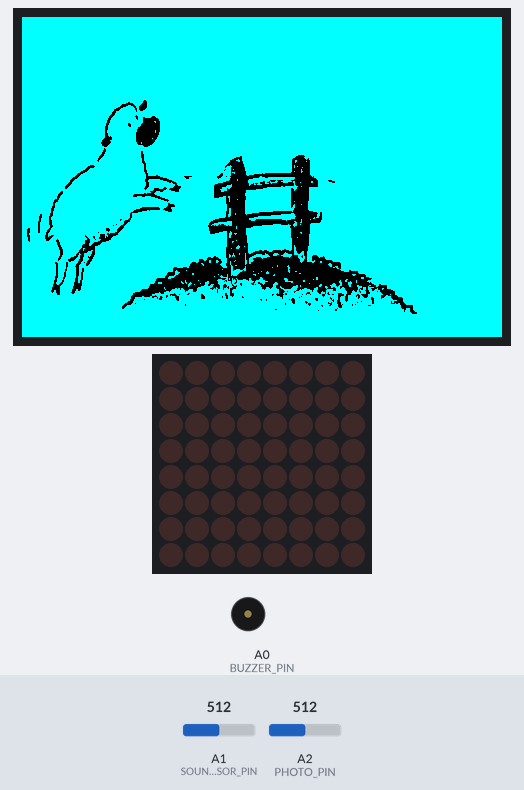
Simulated run of this program. Board: Arduino Mega 2560, built with avr-gcc and run on an emulated ATmega2560. On the bench: 480×320 colour display, 8×8 LED matrix, buzzer (waves = sounding). The inputs (shaded band) are chosen by the test bench; at power-on: A2 (PHOTO_PIN) = 512, A1 (SOUND_SENSOR_PIN) = 512.

Above: at 0.9 s.
7.2 s: A2 (PHOTO_PIN) set to 208
8.7 s: A2 (PHOTO_PIN) set to 191
At 9.0 s:
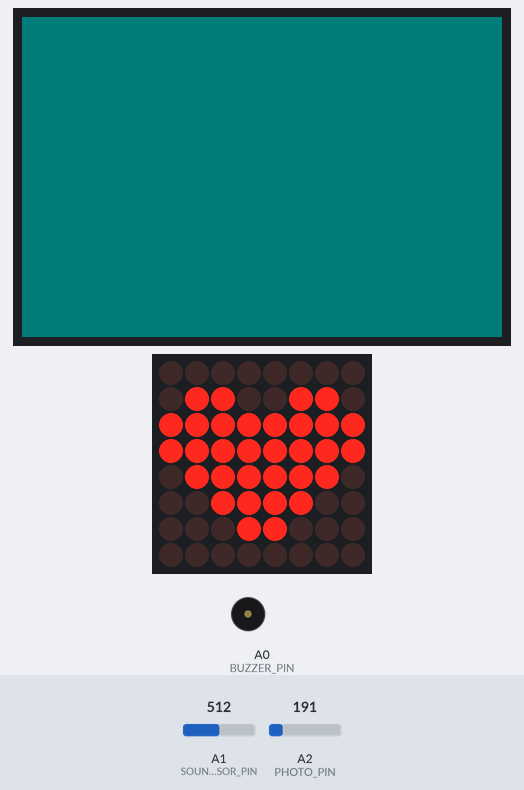
At 9.36 s:
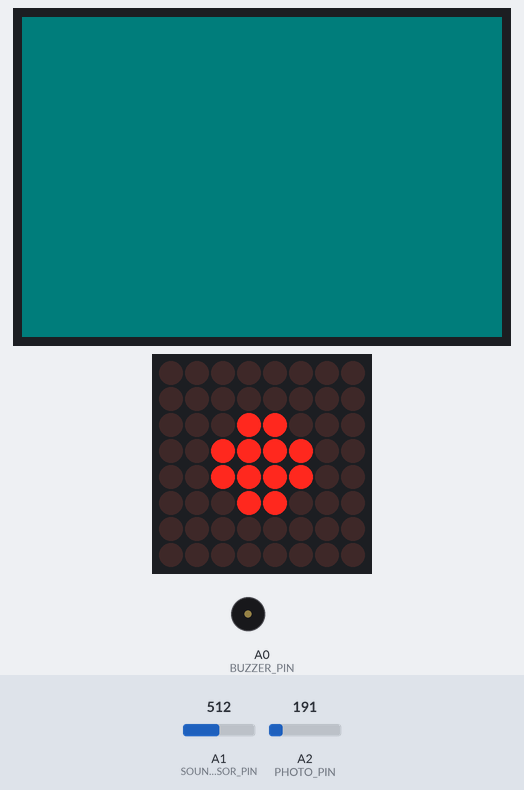
10.6 s: A2 (PHOTO_PIN) set to 210
At 13.5 s:
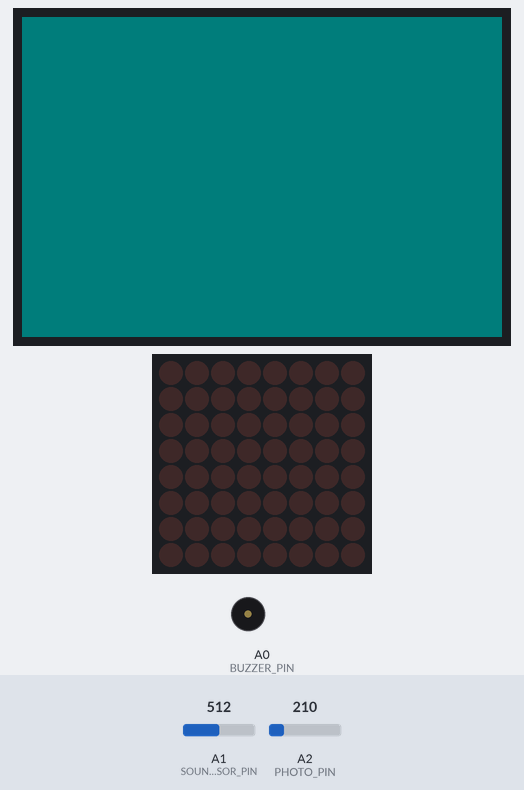
13.6 s: A1 (SOUND_SENSOR_PIN) set to 986
15.1 s: A1 (SOUND_SENSOR_PIN) set to 1018
17.5 s: A2 (PHOTO_PIN) set to 190
At 19.7 s:
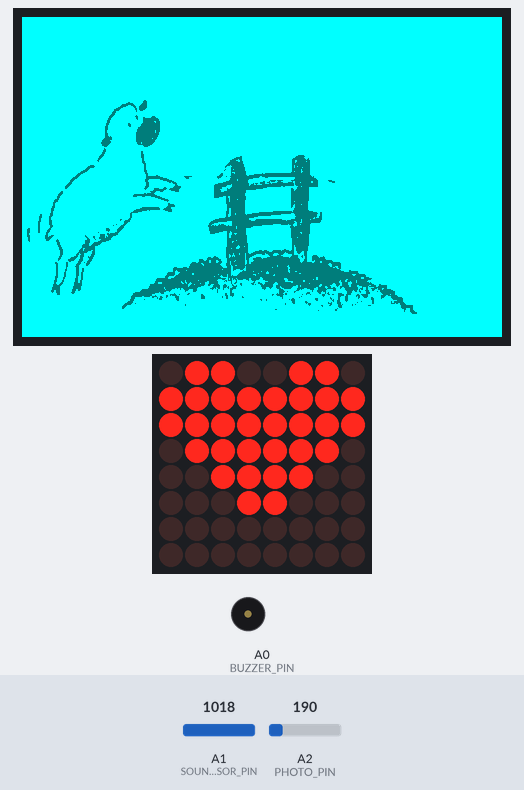
Timing chart, 0 to 21.2 s (numbered marks = the images above; inputs shaded):
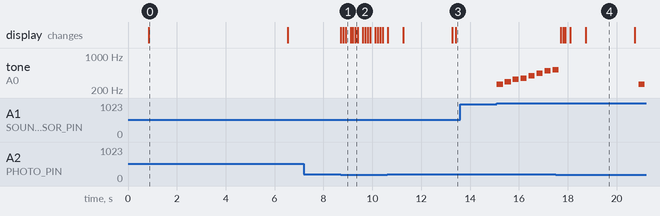

The program:

main.cpp
```cpp
#include <Arduino.h>
#include "TFT_HX8357.h"
#include <TFT_HX8357.h>
#include "images.h"
#include <LedControl.h>

// Definirea pinilor pentru LedControl (Matricea de LED-uri)
#define DIN_PIN 12
#define CLK_PIN 11
#define CS_PIN 10

// Definirea pinilor pentru senzorul de sunet și buzzer
#define SOUND_SENSOR_PIN A1
#define BUZZER_PIN A0

// Definim instanțele pentru TFT și LedControl

TFT_HX8357 tft = TFT_HX8357(); // Configurăm TFT
LedControl lc = LedControl(DIN_PIN, CLK_PIN, CS_PIN, 1); // Configurăm LedControl

unsigned long targetTime = 0;
const int slideshowInterval = 3000; // Intervalul între schimbarea imaginilor (în milisecunde)
int currentImage;

#define IMAGE_WIDTH  480
#define IMAGE_HEIGHT 320

// Pin pentru fotorezistor
#define PHOTO_PIN A2
// Prag de lumină pentru activarea matricei de LED-uri
#define LIGHT_THRESHOLD 200

// Prag de zgomot pentru activarea buzzer-ului
#define NOISE_THRESHOLD 1000
unsigned long buzzerEndTime = 0; // Timpul la care buzzer-ul trebuie să se oprească

// Notele și durata lor pentru o melodie simplă (Do, Re, Mi)
int melody[] = {
  262, 294, 330, 349, 392, 440, 494, 523
};
int noteDurations[] = {
  4, 4, 4, 4, 4, 4, 4, 4
};

// Configurarea animației cu inimioare pentru matricea de LED-uri

const byte heart0[8] = {
  B00000000,
  B00000000,
  B00000000,
  B00011000,
  B00011000,
  B00000000,
  B00000000,
  B00000000
};

const byte heart1[8] = {
  B00000000,
  B00000000,
  B00011000,
  B00111100,
  B00111100,
  B00011000,
  B00000000,
  B00000000
};

const byte heart2[8] = {
  B00000000,
  B01100110,
  B11111111,
  B11111111,
  B01111110,
  B00111100,
  B00011000,
  B00000000
};

const byte heart3[8] = {
  B00000000,
  B01100110,
  B11111111,
  B11111111,
  B01111110,
  B00111100,
  B00011000,
  B00000000
};

const byte heart4[8] = {
  B01100110,
  B11111111,
  B11111111,
  B01111110,
  B00111100,
  B00011000,
  B00000000,
  B00000000
};

const byte* heartFrames[5] = { heart0, heart1, heart2, heart3, heart4 };

void setup(void) {
  tft.init();
  tft.setRotation(3);
  tft.fillScreen(TFT_BLACK);
  targetTime = millis() + 1000;
  tft.drawBitmap(0, 0, image1, IMAGE_WIDTH, IMAGE_HEIGHT, TFT_CYAN);

  currentImage = 1;

  // Inițializăm LedControl
  lc.shutdown(0, false);
  lc.setIntensity(0, 8);
  lc.clearDisplay(0);

  // Configurăm pinii pentru senzorul de sunet și buzzer
  pinMode(PHOTO_PIN, INPUT);
  pinMode(SOUND_SENSOR_PIN, INPUT);
  pinMode(BUZZER_PIN, OUTPUT);
  digitalWrite(BUZZER_PIN, HIGH); // Oprire buzzer la start
}

void displayHeartFrame(const byte* frame) {
  for (int row = 0; row < 8; row++) {
    lc.setRow(0, row, frame[row]);
  }
}

void animateHearts() {
  for (int i = 0; i < 5; i++) {
    displayHeartFrame(heartFrames[i]);
    delay(100); // Ajustăm viteza animației
  }
}

void loop() {
  static unsigned long lastImageChangeTime = 0; // Variabila pentru a urmări momentul ultimei schimbări de imagine
  static int currentImage = 1; // Contorul pentru imagini

  int lightLevel = analogRead(PHOTO_PIN);
  int soundLevel = analogRead(SOUND_SENSOR_PIN);

  // Dacă nivelul de lumină este sub pragul stabilit, activăm matricea de LED-uri
  if (lightLevel < LIGHT_THRESHOLD) {
    animateHearts();
  } else {
    lc.clearDisplay(0); // Stingem toate LED-urile
  }


  if (millis() - lastImageChangeTime >= 4000) { // 4000 milisecunde = 4 secunde
    // Schimba imaginea la următoarea în slideshow
    switch (currentImage) {
      case 1:
        tft.drawBitmap(0, 0, image1, IMAGE_WIDTH, IMAGE_HEIGHT, TFT_CYAN);
        currentImage = 2;
        delay(2000);
        tft.fillScreen(TFT_DARKCYAN);
        break;
      case 2:
        tft.drawBitmap(0, 0, image2, IMAGE_WIDTH, IMAGE_HEIGHT, TFT_CYAN);
        currentImage = 1; // Resetăm contorul pentru a începe slideshow-ul de la început
        delay(2000);
        tft.fillScreen(TFT_DARKCYAN);
        break;
    }
    lastImageChangeTime = millis(); // Actualizăm momentul ultimei schimbări de imagine
  }

  // Dacă nivelul de zgomot este peste pragul stabilit, activăm buzzer-ul
  if (soundLevel > NOISE_THRESHOLD) {
    buzzerEndTime = millis() + 1 * 1000; // Activăm buzzer-ul pentru 1 secundă
    // Redăm o melodie simplă
    for (int thisNote = 0; thisNote < 8; thisNote++) {
      int noteDuration = 1000 / noteDurations[thisNote];
      tone(BUZZER_PIN, melody[thisNote], noteDuration);
      int pauseBetweenNotes = noteDuration * 1.30;
      delay(pauseBetweenNotes);
      noTone(BUZZER_PIN); // Oprește tonul curent
    }
  }

  // Oprim buzzer-ul după timpul setat
  if (millis() > buzzerEndTime) {
    noTone(BUZZER_PIN); // Oprește buzzer-ul
    digitalWrite(BUZZER_PIN, HIGH);
  }
}
```

Source omitted: images.h (data table, 397417 bytes)

Measured:
- the behaviour switches between 200 and 199 on A2 (PHOTO_PIN) (found by bisection; images 0 and 1)
- after the input at 7.2 s, every drawn part: stays the same
- after the input at 8.7 s, the display: first changes at once (image 1 shows a later state)
- after the input at 10.6 s, the display: first differs from a run without the input after 2.8 s (image 3)
- after the input at 13.6 s, every drawn part: stays the same
- after the input at 15.1 s, tone on A0 (BUZZER_PIN): plays 262 Hz for 0.25 s, 294 Hz for 0.25 s, 330 Hz for 0.25 s, 349 Hz for 0.25 s, 392 Hz for 0.25 s, 440 Hz for 0.25 s … (8 notes in this stretch), starting at once
- after the input at 17.5 s, the display: first changes after 0.20 s (image 4 shows a later state)
- what the display in image 0 shows lasts 5.7 s, from 0.8 s to 6.5 s
